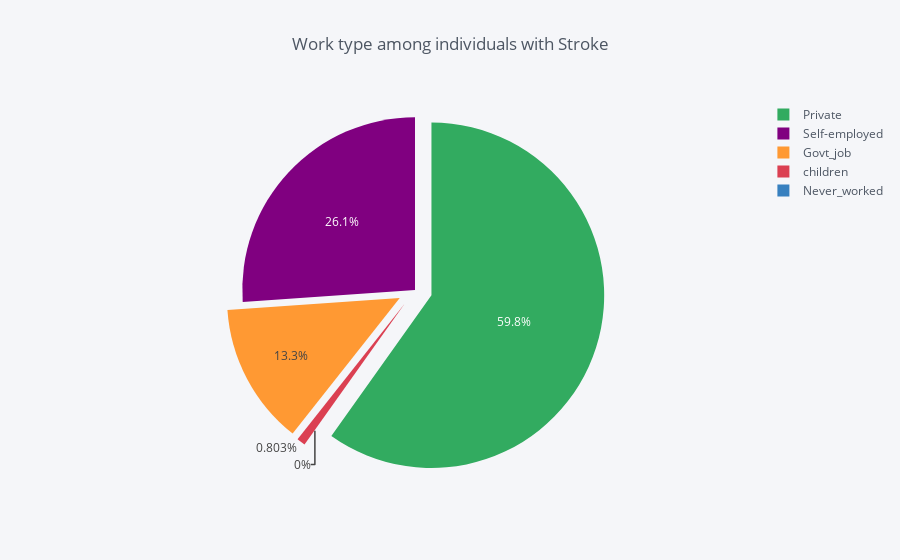

Write notebook code for a chart like this one.
### Code cell
work = df.groupby(df['work_type'])['stroke'].sum() 
df_work = pd.DataFrame({'labels': work.index, 'values': work.values}) 
df_work.iplot(kind='pie', labels='labels', values='values', title='Work type among individuals with Stroke', 
             pull=[0.1,0,0.1,0,0.1])

### Figure 1 — Plotly figure (JSON) as saved in the notebook; plotly's stock layout.template omitted (floating-point values rounded to 4 significant figures)
{"data": [{"labels": ["Govt_job", "Never_worked", "Private", "Self-employed", "children"], "marker": {"colors": ["rgba(255, 153, 51, 1.0)", "rgba(55, 128, 191, 1.0)", "rgba(50, 171, 96, 1.0)", "rgba(128, 0, 128, 1.0)", "rgba(219, 64, 82, 1.0)"]}, "name": "", "pull": [0.1, 0, 0.1, 0, 0.1], "type": "pie", "values": [33, 0, 149, 65, 2]}], "layout": {"legend": {"bgcolor": "#F5F6F9", "font": {"color": "#4D5663"}}, "paper_bgcolor": "#F5F6F9", "plot_bgcolor": "#F5F6F9", "title": "Work type among individuals with Stroke", "titlefont": {"color": "#4D5663"}}}
